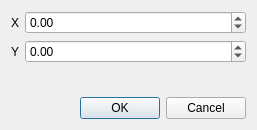
<?xml version="1.0" encoding="UTF-8"?>
<ui version="4.0">
 <class>Formation</class>
 <widget class="QDialog" name="Formation">
  <property name="geometry">
   <rect>
    <x>0</x>
    <y>0</y>
    <width>257</width>
    <height>130</height>
   </rect>
  </property>
  <property name="windowTitle">
   <string>Saisir un point</string>
  </property>
  <layout class="QFormLayout" name="formLayout">
   <property name="fieldGrowthPolicy">
    <enum>QFormLayout::AllNonFixedFieldsGrow</enum>
   </property>
   <item row="0" column="0">
    <widget class="QLabel" name="XLabel">
     <property name="text">
      <string>X</string>
     </property>
    </widget>
   </item>
   <item row="1" column="0">
    <widget class="QLabel" name="YLabel">
     <property name="text">
      <string>Y</string>
     </property>
    </widget>
   </item>
   <item row="2" column="1">
    <spacer name="verticalSpacer">
     <property name="orientation">
      <enum>Qt::Vertical</enum>
     </property>
     <property name="sizeHint" stdset="0">
      <size>
       <width>20</width>
       <height>40</height>
      </size>
     </property>
    </spacer>
   </item>
   <item row="3" column="0" colspan="2">
    <widget class="QDialogButtonBox" name="buttonBox">
     <property name="orientation">
      <enum>Qt::Horizontal</enum>
     </property>
     <property name="standardButtons">
      <set>QDialogButtonBox::Cancel|QDialogButtonBox::Ok</set>
     </property>
    </widget>
   </item>
   <item row="0" column="1">
    <widget class="QDoubleSpinBox" name="XBox">
     <property name="minimum">
      <double>-10000000.000000000000000</double>
     </property>
     <property name="maximum">
      <double>10000000.000000000000000</double>
     </property>
    </widget>
   </item>
   <item row="1" column="1">
    <widget class="QDoubleSpinBox" name="YBox">
     <property name="minimum">
      <double>-10000000.000000000000000</double>
     </property>
     <property name="maximum">
      <double>10000000.000000000000000</double>
     </property>
    </widget>
   </item>
  </layout>
 </widget>
 <resources/>
 <connections>
  <connection>
   <sender>buttonBox</sender>
   <signal>accepted()</signal>
   <receiver>Formation</receiver>
   <slot>accept()</slot>
   <hints>
    <hint type="sourcelabel">
     <x>248</x>
     <y>254</y>
    </hint>
    <hint type="destinationlabel">
     <x>157</x>
     <y>274</y>
    </hint>
   </hints>
  </connection>
  <connection>
   <sender>buttonBox</sender>
   <signal>rejected()</signal>
   <receiver>Formation</receiver>
   <slot>reject()</slot>
   <hints>
    <hint type="sourcelabel">
     <x>316</x>
     <y>260</y>
    </hint>
    <hint type="destinationlabel">
     <x>286</x>
     <y>274</y>
    </hint>
   </hints>
  </connection>
 </connections>
</ui>
